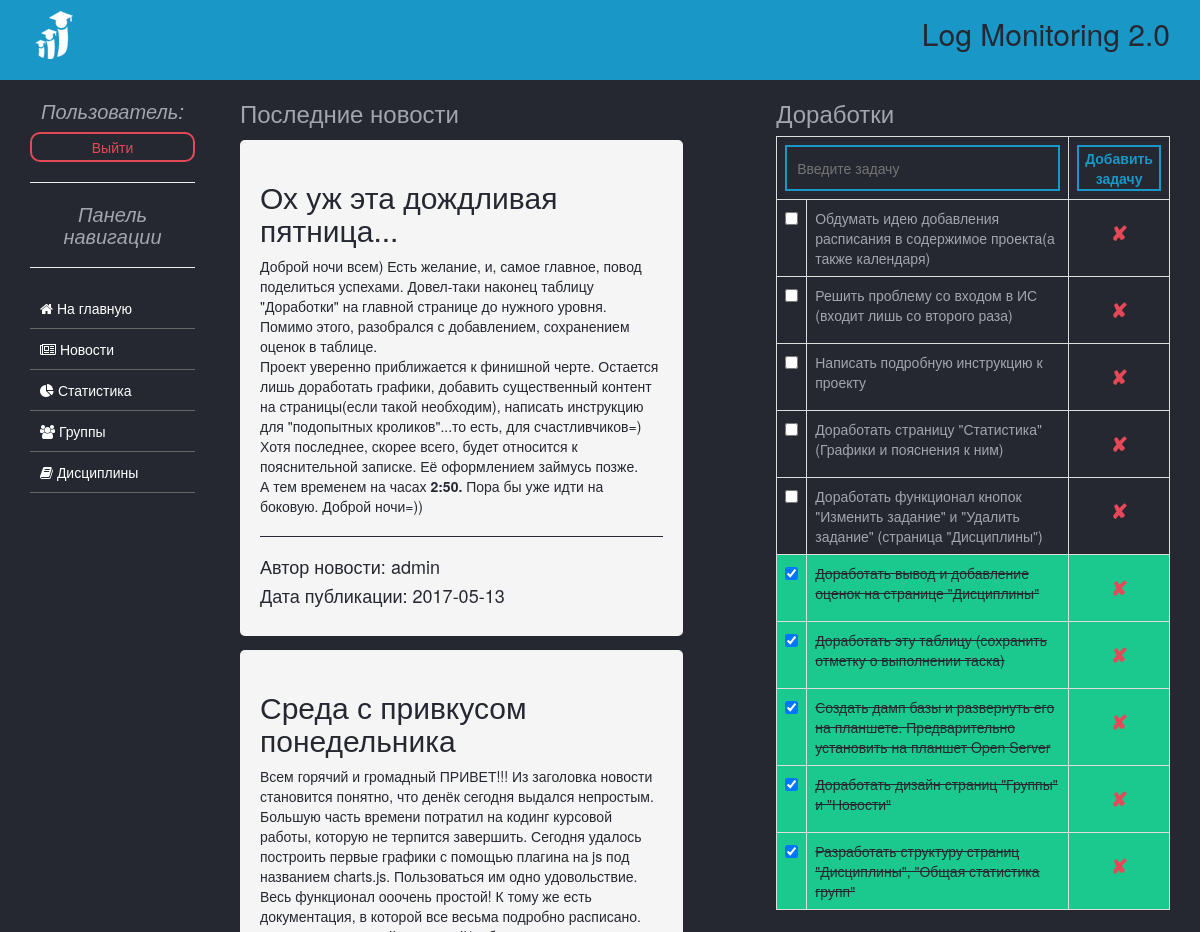
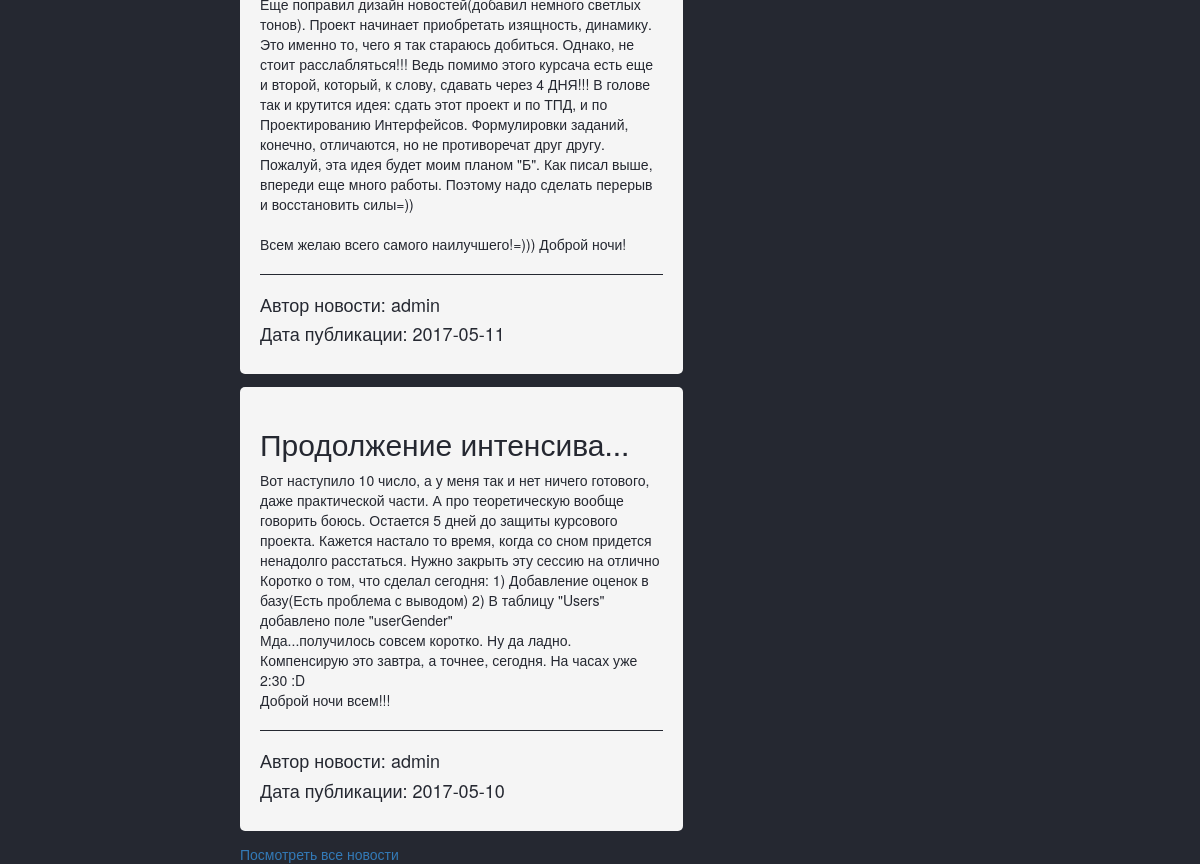
Screenshot of /main.php with the database file from the repository (2 pictures, top to bottom).
### tables this page shows
CREATE TABLE `news` (
  `newsID` int(5) UNSIGNED NOT NULL,
  `newsAuthor` varchar(50) NOT NULL,
  `newsTitle` varchar(100) NOT NULL,
  `newsText` text NOT NULL,
  `newsDate` date NOT NULL
);

CREATE TABLE `issues` (
  `issueID` int(5) UNSIGNED NOT NULL,
  `issueText` varchar(255) NOT NULL,
  `issueComplete` tinyint(1) NOT NULL
);

### main.php (the view, shortened to what this page needs)
<!DOCTYPE html>
<html lang="en">
<head>
    <link rel="stylesheet" href="css/notyf.min.css">
    <link rel="stylesheet" href="css/bootstrap.min.css">
    <link rel="stylesheet" href="css/font-awesome.min.css">
    <link rel="stylesheet" href="css/main.css">
</head>
<body>
    <header id="main-header">
        <div class="container">
            <div class="row">
                <div class="col-md-6 main-header-logo">
                    <img src="img/logo.png" alt="logotype">
                </div>
                <div class="col-md-6 main-header-title text-right">
                    <h2>Log Monitoring 2.0</h2>
                </div>
            </div>
        </div>
    </header>
    <section id="main">
        <div class="container">
            <div class="row">
                <div class="col-md-2 main-dashboard">
                    <h3 class="text-center">Пользователь: <h5 class="text-center"><?php echo $_COOKIE['userlogin'];?></h5></h3>
                    <form action="exit.php" class="text-center">
                        <button class="exit-btn">Выйти</button>
                    </form>
                    <hr>
                    <h3 class="text-center">Панель навигации</h3>
                    <hr>
                    <div class="main-menu">
                        <ul class="menu">
                            <li class="main-menu-item">
                                <a href="main.php"><i class="fa fa-home" aria-hidden="true"></i>&nbsp;На главную</a>
                            </li>
                            <li class="main-menu-item">
                                <a href="news.php"><i class="fa fa-newspaper-o" aria-hidden="true"></i>&nbsp;Новости</a>
                            </li>
                            <li class="main-menu-item">
                                <a href="statistics.php"><i class="fa fa-pie-chart" aria-hidden="true"></i>&nbsp;Статистика</a>
                            </li>
                            <li class="main-menu-item menu-list">
                                <a href="groups.php"><i class="fa fa-users" aria-hidden="true"></i>&nbsp;Группы</a>
                            </li>
                            <li class="main-menu-item menu-list">
                                <a href="subjects.php"><i class="fa fa-book" aria-hidden="true"></i>&nbsp;Дисциплины</a>
                            </li>
                        </ul>
                    </div>
                </div>
                <div class="col-md-10 main-content">
                    <div class="col-md-6 news-block">
                        <h3>Последние новости</h3>
                        <?php
                            $query = "SELECT * FROM news ORDER BY newsID DESC LIMIT 3";
                            $result = mysql_query($query);
                            while($row = mysql_fetch_array($result)){
                                echo "<div class='news-block-item'>";
                                    echo "<h2 class='text-left'>".$row['newsTitle']."</h2>";
                                    echo "<p>".$row['newsText']."</p>";
                                    echo "<hr class='slash'>";
                                    echo "<h4 class='text-left'>Автор новости: ".$row['newsAuthor']."</h4>";
                                    echo "<h4 class='text-left'>Дата публикации: ".$row['newsDate']."</h4>";
                                echo "</div>";
                            }
                            echo "<a href='news.php' class='more-news'>Посмотреть все новости</a>";
                        ?>
                    </div>
                    <div class="col-md-5 col-md-offset-1 refinement">
                       <div class="row">
                            <h3>Доработки</h3>
                            <table id="ref-table" class="table table-bordered">
                               <tr class="new_task_row">
                                   <td class="task-desc" colspan="2"><input type="text" id="issue" name="task_name" placeholder="Введите задачу"></td>
                                   <td width='5'><button class="addTask-btn" onclick="add_task();">Добавить задачу</button></td>
                               </tr>
                               <?php
                                $result = mysql_query("SELECT * FROM issues ORDER BY issueID DESC");
                                while($res = mysql_fetch_array($result)){
                                    if($res['issueComplete'] == 1){
                                        echo "<tr class='task-completed'>";
                                        echo "<td width='5'><input type='checkbox' checked name='task-status' onclick='complete_task(this,".$res['issueID'].");'></td>";
                                    }
                                    else{
                                        echo "<tr>";
                                        echo "<td width='5'><input type='checkbox' name='task-status' onclick='complete_task(this,".$res['issueID'].");'></td>";
                                    }
                                    echo "<td><span>".$res['issueText']."</span></td>";
                                    echo "<td width='5' class='text-center'><button class='delete-btn' onclick='delete_task(".$res['issueID'].");'>&#10008;</button></td>";
                                    echo "</tr>";
                                }
                               ?>
                           </table>
                       </div>
                    </div>
                </div>
            </div>
        </div>
    </section>
</body>
</html>

### css/main.css (style rules this page uses)
body { box-sizing:border-box;background-color:#252831;color:#a2a5ae;overflow-y:scroll }
button,button:active,button:focus,button:hover,button:visited,input,input:active,input:focus,input:hover,input:visited { outline:0 }
.slash { border-top:1px solid #252831 }
a,a:hover,a:visited { text-decoration:none }
ul { margin:0;padding:0;list-style:none }
header { width:100%;height:80px;background-color:#1997c7;color:#252831 }
.main-header-logo img { margin-top:2% }
.main-header-title h2 { margin-top:3% }
.main-dashboard h3 { font-size:20px;font-style:italic }
.main-menu { width:100% }
i { -webkit-transition:all .5s ease;-o-transition:all .5s ease;transition:all .5s ease }
.menu a { background:0 0;color:#fff;padding:10px;display:block;border-bottom:1px solid #666;-webkit-transition:all .5s ease;-o-transition:all .5s ease;transition:all .5s ease }
.menu-list { position:relative;-webkit-transition:all .5s ease;-o-transition:all .5s ease;transition:all .5s ease }
.exit-btn { height:30px;width:100%;border:2px solid #e44959;-webkit-border-radius:10px;-moz-border-radius:10px;-ms-border-radius:10px;-o-border-radius:10px;border-radius:10px;background-color:transparent;color:#e44959;-webkit-transition:all .5s ease;-o-transition:all .5s ease;transition:all .5s ease }
.task-completed { background-color:#1bc98e;color:#252831 }
.task-completed input { background-color:transparent }
.task-completed span { text-decoration:line-through }
.task-desc #issue { width:100%;height:46px;padding-left:10px;border:2px solid #1997c7;background-color:transparent;-webkit-transition:all .5s ease;-o-transition:all .5s ease;transition:all .5s ease }
.addTask-btn { border:none;border:2px solid #1997c7;color:#1997c7;font-weight:700;background-color:transparent;-webkit-transition:all .5s ease;-o-transition:all .5s ease;transition:all .5s ease }
.news-block-item { width:100%;height:auto;margin:3% auto;background-color:#f5f5f5;-webkit-border-radius:5px;-moz-border-radius:5px;-ms-border-radius:5px;-o-border-radius:5px;border-radius:5px;color:#252831;padding:20px }
.delete-btn { border:none;background-color:transparent;display:table-cell;height:50px;text-align:center;vertical-align:middle;color:#e44959;font-weight:700;font-size:20px }

### rows the page displays
news: newsTitle "Ох уж эта дождливая пятница...", newsText "Доброй ночи всем) Есть желание, и, самое главное, повод поделиться успехами. Довел-таки наконец таблицу \"Доработки\" на главной странице до нужного уровня. Помимо этого, разобрался с добавлением, сохранением оценок в таблице. Проект уверенно приближается к финишной черте. Остается лишь доработать графики, добавить существенный контент на страницы(если такой необходим), написать инструкцию для \"подопытных кроликов\"...то есть, для счастливчиков=) Хотя последнее, скорее всего, будет относится к пояснительной записке. Её оформлением займусь позже. А тем временем на часах 2:50. Пора бы уже идти на боковую. Доброй ночи=))", newsAuthor "admin", newsDate "2017-05-13"
news: newsTitle "Среда с привкусом понедельника", newsText "Всем горячий и громадный ПРИВЕТ!!! Из заголовка новости становится понятно, что денёк сегодня выдался непростым. Большую часть времени потратил на кодинг курсовой работы, которую не терпится завершить. Сегодня удалось построить первые графики с помощью плагина на js под названием charts.js. Пользоваться им одно удовольствие. Весь функционал ооочень простой! К тому же есть документация, в которой все весьма подробно расписано. Еще поправил дизайн новостей(добавил немного светлых тонов). Проект начинает приобретать изящность, динамику. Это именно то, чего я так стараюсь добиться. Однако, не стоит расслабляться!!! Ведь помимо этого курсача есть еще и второй, который, к слову, сдавать через 4…", newsAuthor "admin", newsDate "2017-05-11"
news: newsTitle "Продолжение интенсива...", newsText "Вот наступило 10 число, а у меня так и нет ничего готового, даже практической части. А про теоретическую вообще говорить боюсь. Остается 5 дней до защиты курсового проекта. Кажется настало то время, когда со сном придется ненадолго расстаться. Нужно закрыть эту сессию на отлично Коротко о том, что сделал сегодня: 1) Добавление оценок в базу(Есть проблема с выводом) 2) В таблицу \"Users\" добавлено поле \"userGender\" Мда...получилось совсем коротко. Ну да ладно. Компенсирую это завтра, а точнее, сегодня. На часах уже 2:30 :D Доброй ночи всем!!!", newsAuthor "admin", newsDate "2017-05-10"
issues: issueText "Обдумать идею добавления расписания в содержимое проекта(а также календаря)"
issues: issueText "Решить проблему со входом в ИС (входит лишь со второго раза)"
issues: issueText "Написать подробную инструкцию к проекту"
issues: issueText "Доработать страницу \"Статистика\" (Графики и пояснения к ним)"
issues: issueText "Доработать функционал кнопок \"Изменить задание\" и \"Удалить задание\" (страница \"Дисциплины\")"
issues: issueText "Доработать вывод и добавление оценок на странице \"Дисциплины\""
issues: issueText "Доработать эту таблицу (сохранить отметку о выполнении таска)"
issues: issueText "Создать дамп базы и развернуть его на планшете. Предварительно установить на планшет Open Server"
issues: issueText "Доработать дизайн страниц \"Группы\" и \"Новости\""
issues: issueText "Разработать структуру страниц \"Дисциплины\", \"Общая статистика групп\""
